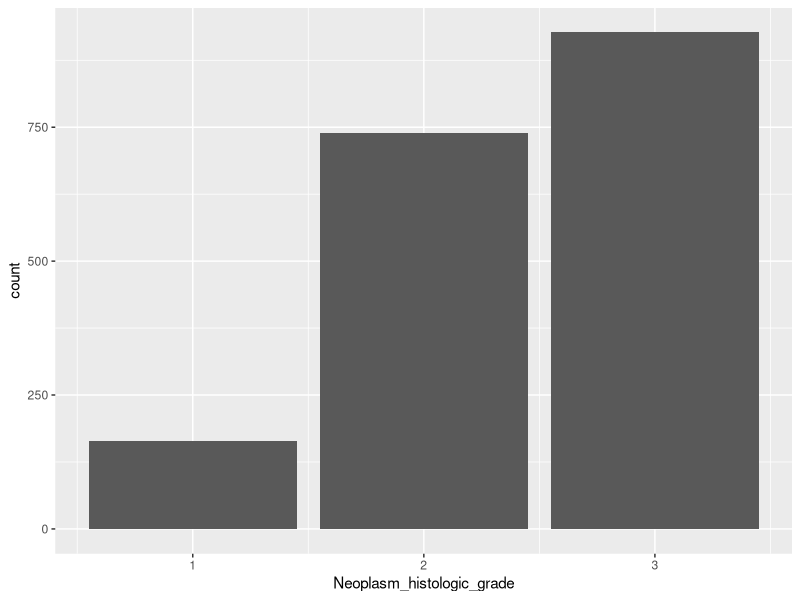
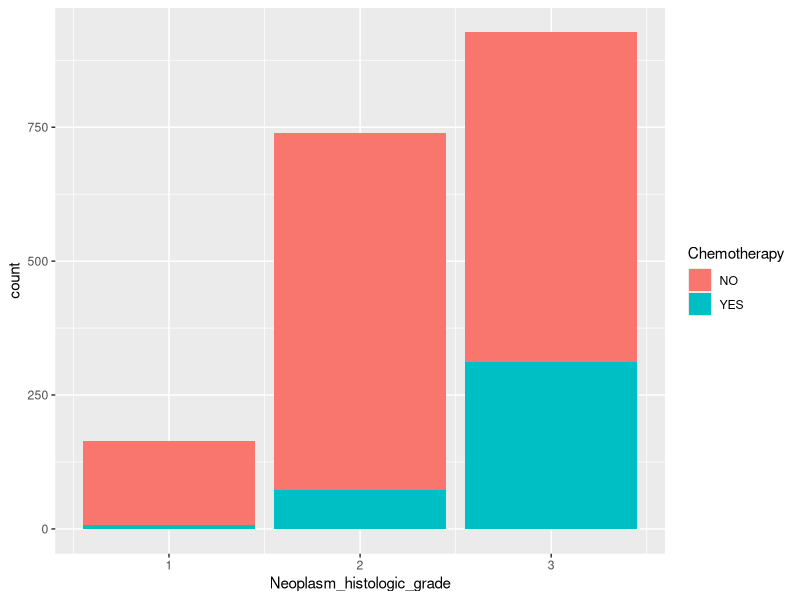
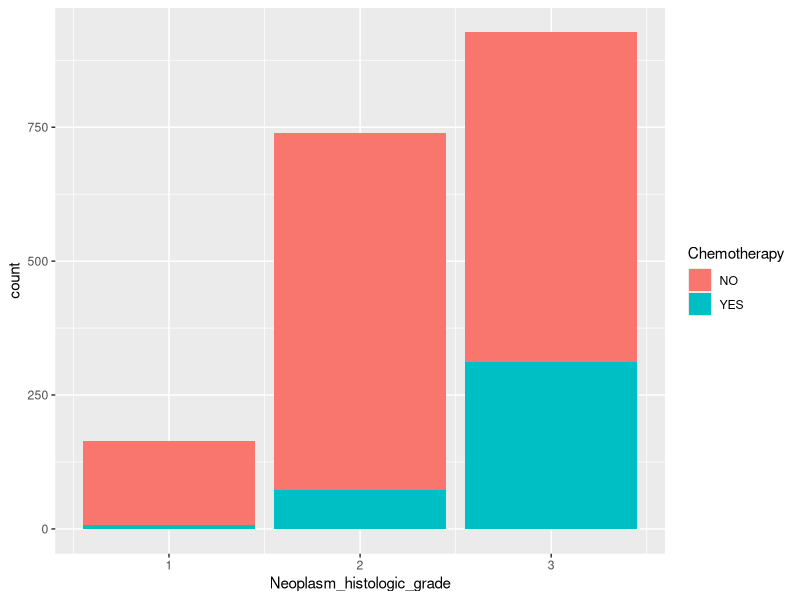
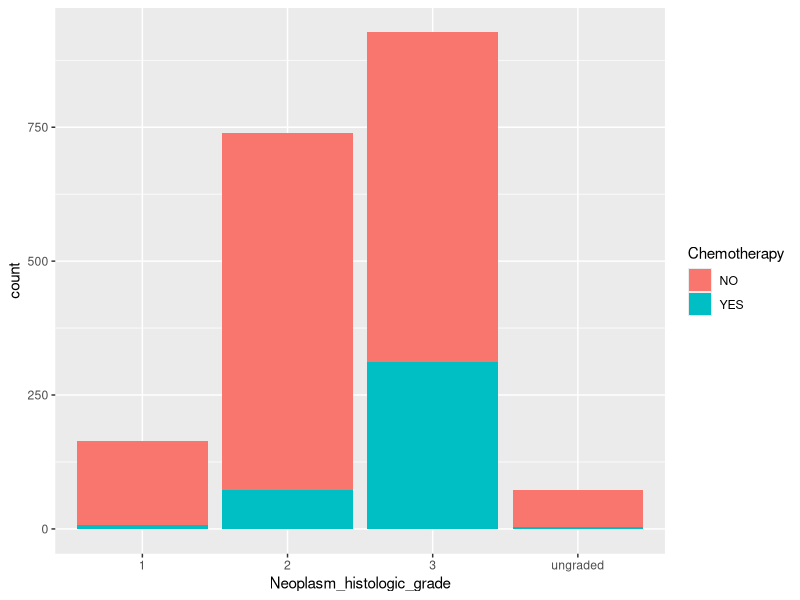
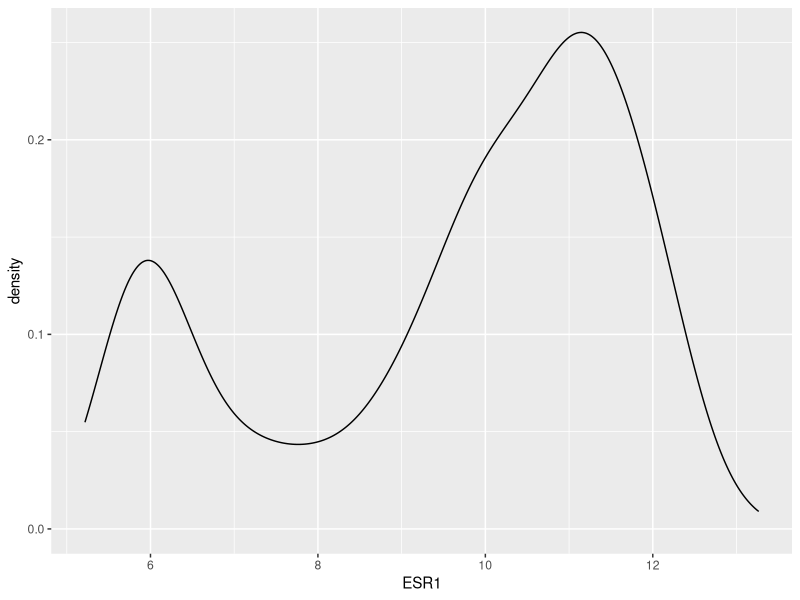
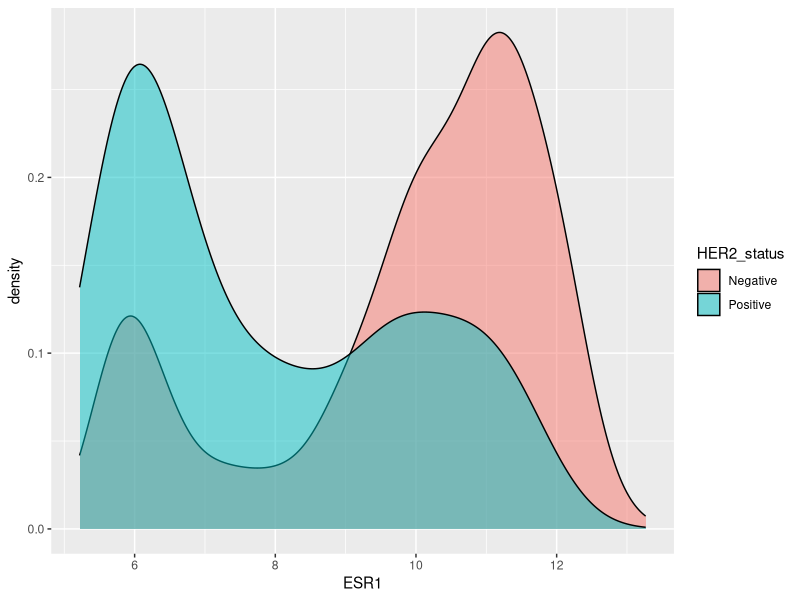
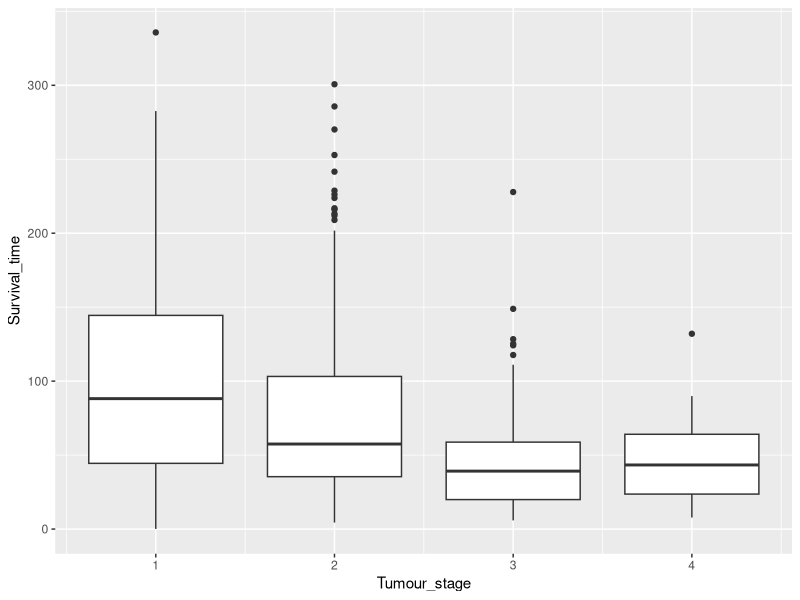
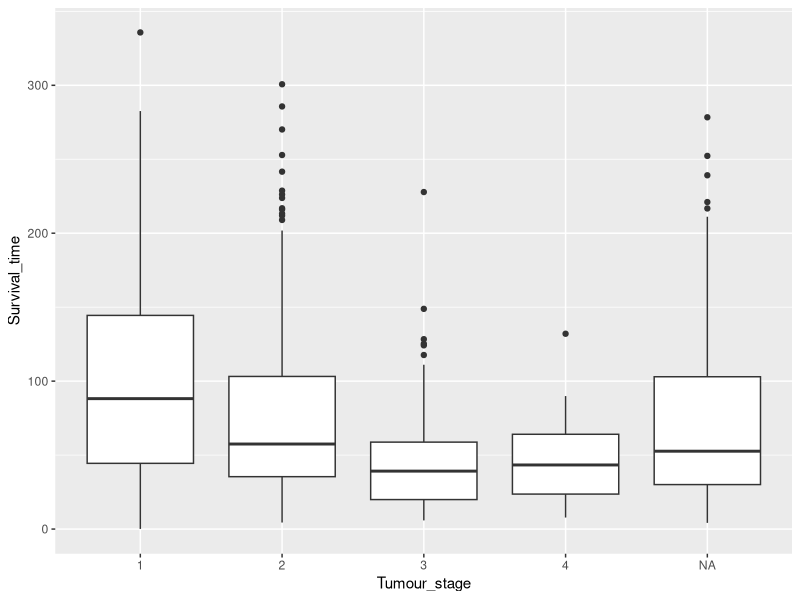

Write the R code that produced these figures, in order.
## ---- chunk 1
library(tidyverse)
metabric <- read_csv("metabric_clinical_and_expression_data.csv")
## ---- chunk 2
ggplot(data = metabric) +
  geom_bar(mapping = aes(x = Neoplasm_histologic_grade))
## ---- chunk 3
ggplot(data = metabric) +
  geom_bar(mapping = aes(x = Neoplasm_histologic_grade, fill = Chemotherapy))
## ---- chunk 4
ggplot(data = metabric) +
  geom_bar(mapping = aes(x = Neoplasm_histologic_grade, fill = Chemotherapy), na.rm = TRUE)
## ---- chunk 5
metabric$Neoplasm_histologic_grade[is.na(metabric$Neoplasm_histologic_grade)] <- "ungraded"
#
# alternatively convert Neoplasm_histologic_grade to a factor
# metabric$Neoplasm_histologic_grade <- as.factor(metabric$Neoplasm_histologic_grade)
#
ggplot(data = metabric) +
  geom_bar(mapping = aes(x = Neoplasm_histologic_grade, fill = Chemotherapy))
## ---- chunk 6
ggplot(data = metabric) +
  geom_density(mapping = aes(x = ESR1))
## ---- chunk 7
ggplot(data = metabric) +
  geom_density(mapping = aes(x = ESR1, fill = HER2_status), alpha = 0.5)
## ---- chunk 8
deceased <- metabric[metabric$Survival_status == "DECEASED", ]

# a better alternative would be to subset based on the Vital_status selecting
# only those patients that died of the disease rather than an unrelated cause
deceased <- metabric[metabric$Vital_status == "Died of Disease", ]

ggplot(data = deceased) +
  geom_boxplot(mapping = aes(x = Tumour_stage, y = Survival_time, group = Tumour_stage))

# alternatively convert Tumour_stage to a factor
deceased$Tumour_stage <- as.factor(deceased$Tumour_stage)

ggplot(data = deceased) +
  geom_boxplot(mapping = aes(x = Tumour_stage, y = Survival_time))
## ---- chunk 9
ggplot(data = deceased) +
  geom_violin(mapping = aes(x = Tumour_stage, y = Survival_time, fill = ER_status))
## ---- chunk 10
result <- cor.test(metabric$FOXA1, metabric$MLPH)
result
## ---- chunk 11
ggplot(data = metabric, mapping = aes(x = FOXA1, y = MLPH)) +
  geom_point() +
  geom_smooth()
## ---- chunk 12
ggplot(data = metabric, mapping = aes(x = FOXA1, y = MLPH)) +
  geom_point() +
  geom_smooth(method = "lm")
## ---- chunk 13
result <- lm(formula = MLPH ~ FOXA1, data = metabric)
result
## ---- chunk 14
summary <- summary(result)
summary
## ---- chunk 15
r2 <- summary$r.squared
r2
## ---- chunk 16
library(readxl)
apple_mobility <- read_excel("2020-04-26_COVID-19_Press_Conference_Data.xlsx",
                             sheet = "Apple Mobility",
                             col_names = c("date", "transport_type", "percentage", "rolling_average"),
                             skip = 4,
                             n_max = 309)
apple_mobility
## ---- chunk 17
ggplot(data = apple_mobility) +
  geom_line(mapping = aes(x = date, y = rolling_average, colour = transport_type))
## ---- chunk 18
ggplot(data = apple_mobility) +
  geom_line(mapping = aes(x = date, y = percentage, colour = transport_type))
## ---- chunk 19
library(lubridate)
apple_mobility$day <- wday(apple_mobility$date, label = TRUE)

walking <- apple_mobility[apple_mobility$transport_type == "Walking", ]

ggplot(data = walking) +
  geom_line(mapping = aes(x = date, y = percentage, colour = day))
